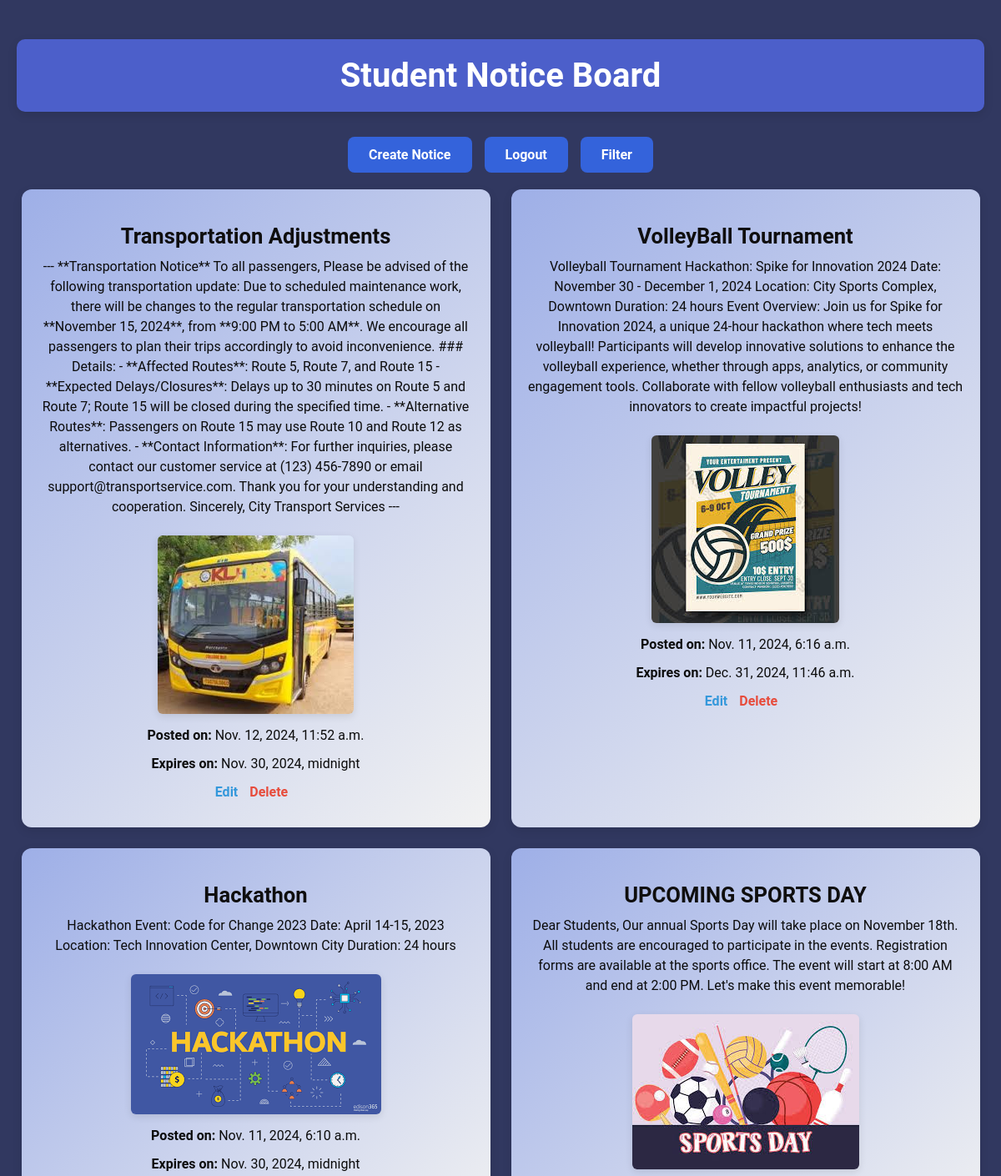
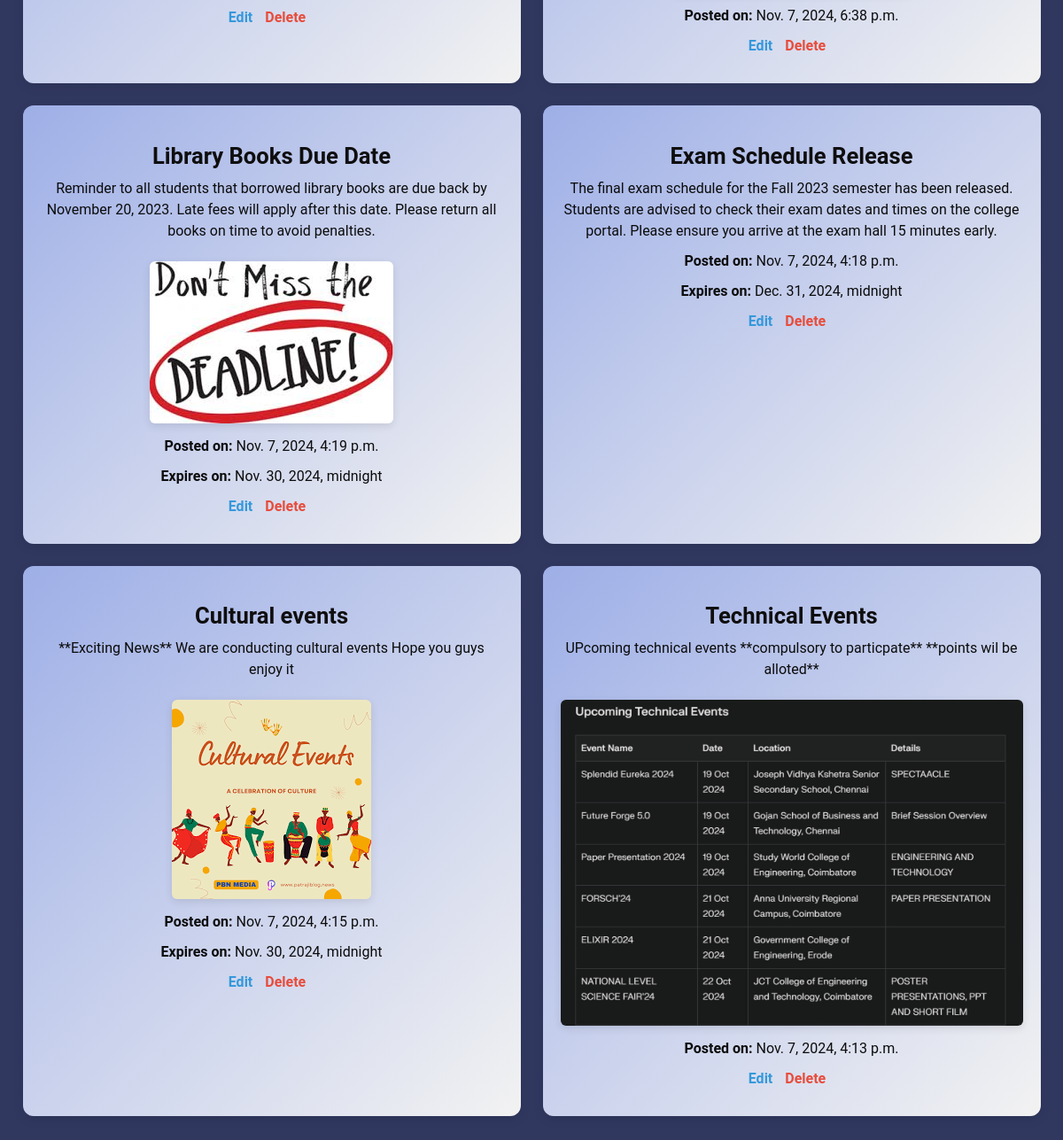
The app's page /notices/ (signed in) with its own data (2 pictures, top to bottom).
### notices/models.py (models this page shows, shortened)
class Notice(models.Model):
    title = models.CharField(max_length=200)
    content = models.TextField()
    image = models.ImageField(upload_to='notices/', blank=True, null=True)
    created_at = models.DateTimeField(auto_now_add=True)
    expiry_date = models.DateTimeField(blank=True, null=True)  # Add this line
    categories = models.ManyToManyField(Category, related_name='notices', blank=True)
    tags = models.ManyToManyField(Tag, related_name='notices', blank=True)
    file = models.FileField(upload_to='notices/', null=True, blank=True)
    def is_expired(self):
        if self.expiry_date:
            return self.expiry_date <= timezone.now()
        return False

### notices/views.py (the view)
# urls.py: path('', views.notice_list, name='notice_list'),
@login_required(login_url='login')
@cache_control(no_cache=True, must_revalidate=True, no_store=True)
def notice_list(request):
    category_filter = request.GET.getlist('category')
    tag_filter = request.GET.getlist('tag')
    notices = Notice.objects.filter(
        Q(expiry_date__isnull=True) | Q(expiry_date__gt=timezone.now())
    ).order_by('-created_at')
    if category_filter:
        notices = notices.filter(categories__in=category_filter).distinct()
    if tag_filter:
        notices = notices.filter(tags__in=tag_filter).distinct()
    categories = Category.objects.all()
    tags = Tag.objects.all()
    return render(request, 'notices/notice_list.html', {
        'notices': notices,
        'categories': categories,
        'tags': tags,
        'category_filter': category_filter,
        'tag_filter': tag_filter
    })

### templates/notices/notice_list.html (shortened to what this page needs)
<!DOCTYPE html>
<html lang="en">
<head>
</head>
<body>
    <h1>Student Notice Board</h1>
    <div class="top-links">
        <a href="{% url 'notice_create' %}">Create Notice</a>
        <a href="{% url 'logout' %}" onclick="return confirm('Are you sure you want to logout?')" class="logout-button">Logout</a>
        <span class="toggle-filter-button" onclick="toggleFilter()">Filter</span>
    </div>
    <ul class="notice-container">
        {% for notice in notices %}
            <li class="notice-item">
                <h2>{{ notice.title }}</h2>
                <p>{{ notice.content }}</p>
                {% if notice.image %}
                    <img src="{{ notice.image.url }}" alt="{{ notice.title }}" onclick="openLightbox('{{ notice.image.url }}')">
                {% endif %}
                <p><strong>Posted on:</strong> {{ notice.created_at }}</p>
                {% if notice.expiry_date %}
                    <p><strong>Expires on:</strong> {{ notice.expiry_date }}</p>
                {% endif %}
                <p>
                    <a class="edit-link" href="{% url 'notice_edit' notice.pk %}">Edit</a>
                    <a class="delete-link" href="{% url 'notice_delete' notice.pk %}" onclick="return confirm('Are you sure you want to delete this notice?')">Delete</a>
                </p>
            </li>
        {% endfor %}
    </ul>
</body>
</html>

### templates/notices/notice_list.html (style rules this page uses)
body { background-color: #313860; font-family: 'Roboto', sans-serif; color: #ffffff; margin: 0; padding: 20px; }
h1 { color: #ffffff; background-color: #4c5fca; padding: 20px; text-align: center; border-radius: 10px; font-size: 2.5em; margin-bottom: 30px; box-shadow: 0 4px 12px rgba(0, 0, 0, 0.1); }
.top-links { display: flex; justify-content: center; gap: 15px; margin-bottom: 20px; }
.top-links a, .toggle-filter-button { text-decoration: none; color: #ffffff; background-color: #3463db; padding: 12px 25px; font-weight: bold; border-radius: 8px; transition: background-color 0.3s; cursor: pointer; font-size: 1em; }
.notice-container { display: flex; flex-wrap: wrap; gap: 25px; justify-content: center; padding: 0; list-style-type: none; }
.notice-item { background: linear-gradient(135deg, #9eafe7, #f2f2f2); border-radius: 12px; padding: 20px; box-shadow: 0 4px 12px rgba(0, 0, 0, 0.1); max-width: 45%; border: none; color: #141414; transition: .3s transform, .3s box-shadow; text-align: center; }
.notice-item h2 { color: #0f0e0e; font-size: 1.6em; margin-bottom: 10px; }
.notice-item p { color: #0c0c0c; margin: 10px 0; line-height: 1.5; }
.notice-item img { max-width: 100%; height: auto; border-radius: 6px; margin-top: 12px; box-shadow: 0 3px 10px rgba(0, 0, 0, 0.1); cursor: pointer; }
.edit-link, .delete-link { font-weight: bold; text-decoration: none; margin-right: 10px; }
.edit-link { color: #3498db; }
.delete-link { color: #e74c3c; }

### records on screen
Notice: title "Transportation Adjustments", content "--- **Transportation Notice** To all passengers, Please be advised of the following transportation update: Due to scheduled maintenance work, there will be changes to the regular transportation schedule on **November 15, 2024**, from **9:00 PM to 5:00 AM**. We encourage all passengers to plan their trips accordingly to avoid inconvenience. ### Details: - **Affected Routes**: Route 5, Route 7, and Route 15 - **Expected Delays/Closures**: Delays up to 30 minutes on Route 5 and Route 7; Route 15 will be closed during the specified time. - **Alternative Routes**: Passengers on Route 15 may use Route 10 and Route 12 as alternatives. - **Contact Information**: For further inquiries, please…", image (picture), created_at "Nov. 12, 2024, 11:52 a.m.", expiry_date "Nov. 30, 2024, midnight"
Notice: title "VolleyBall Tournament", content "Volleyball Tournament Hackathon: Spike for Innovation 2024 Date: November 30 - December 1, 2024 Location: City Sports Complex, Downtown Duration: 24 hours Event Overview: Join us for Spike for Innovation 2024, a unique 24-hour hackathon where tech meets volleyball! Participants will develop innovative solutions to enhance the volleyball experience, whether through apps, analytics, or community engagement tools. Collaborate with fellow volleyball enthusiasts and tech innovators to create impactful projects!", image (picture), created_at "Nov. 11, 2024, 6:16 a.m.", expiry_date "Dec. 31, 2024, 11:46 a.m."
Notice: title "Hackathon", content "Hackathon Event: Code for Change 2023 Date: April 14-15, 2023 Location: Tech Innovation Center, Downtown City Duration: 24 hours", image (picture), created_at "Nov. 11, 2024, 6:10 a.m.", expiry_date "Nov. 30, 2024, midnight"
Notice: title "UPCOMING SPORTS DAY", content "Dear Students, Our annual Sports Day will take place on November 18th. All students are encouraged to participate in the events. Registration forms are available at the sports office. The event will start at 8:00 AM and end at 2:00 PM. Let's make this event memorable!", image (picture), created_at "Nov. 7, 2024, 6:38 p.m."
Notice: title "Library Books Due Date", content "Reminder to all students that borrowed library books are due back by November 20, 2023. Late fees will apply after this date. Please return all books on time to avoid penalties.", image (picture), created_at "Nov. 7, 2024, 4:19 p.m.", expiry_date "Nov. 30, 2024, midnight"
Notice: title "Exam Schedule Release", content "The final exam schedule for the Fall 2023 semester has been released. Students are advised to check their exam dates and times on the college portal. Please ensure you arrive at the exam hall 15 minutes early.", created_at "Nov. 7, 2024, 4:18 p.m.", expiry_date "Dec. 31, 2024, midnight"
Notice: title "Cultural events", content "**Exciting News** We are conducting cultural events Hope you guys enjoy it", image (picture), created_at "Nov. 7, 2024, 4:15 p.m.", expiry_date "Nov. 30, 2024, midnight"
Notice: title "Technical Events", content "UPcoming technical events **compulsory to particpate** **points wil be alloted**", image (picture), created_at "Nov. 7, 2024, 4:13 p.m."
